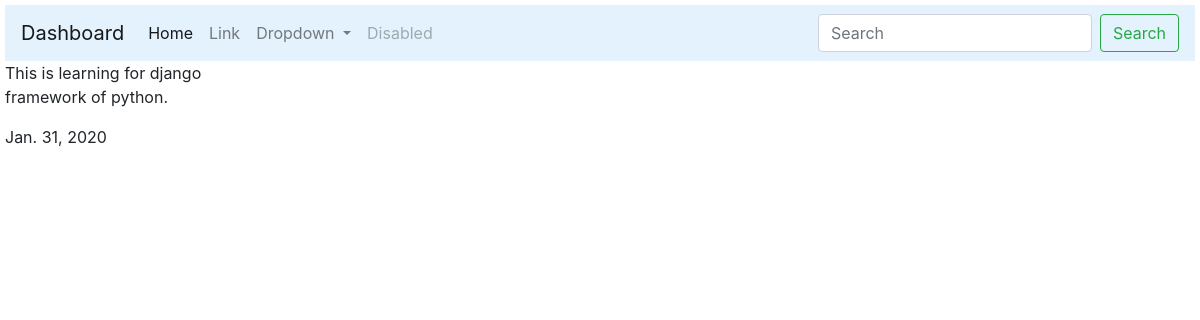
The page /id=1 on the database its author committed.
### taskmanager_app/models.py (models this page shows)
class Project(models.Model):
	title = models.CharField(max_length=100)
	description = models.TextField(blank=True)
	file = models.FilePathField(path=images_path)
	end_date = models.DateField()

### taskmanager_app/views.py (the view)
# urls.py: path('id=<int:pk>', views.project_details, name='project_detail')
def project_details(request, pk):
	project = Project.objects.get(pk=pk)
	if not project:
		return HttpResponseNotFound(f"The Project for Id {pk} does not exist.")
	return render(request, 'taskmanager_app/project_details.html', {'project':project})

### taskmanager_app/templates/taskmanager_app/project_details.html (shortened to what this page needs)
{% extends 'taskmanager_app/base.html' %}
{% block body %}
	<div  style="max-width: 200px;">
	  <p>
	    {{ project.description }}
	  </p>
	  <p class="mb-0">
	    {{ project.end_date }}
	  </p>
	</div>
{% endblock %}

### rows shown on the page
Project: description "This is learning for django framework of python.", end_date "Jan. 31, 2020"
